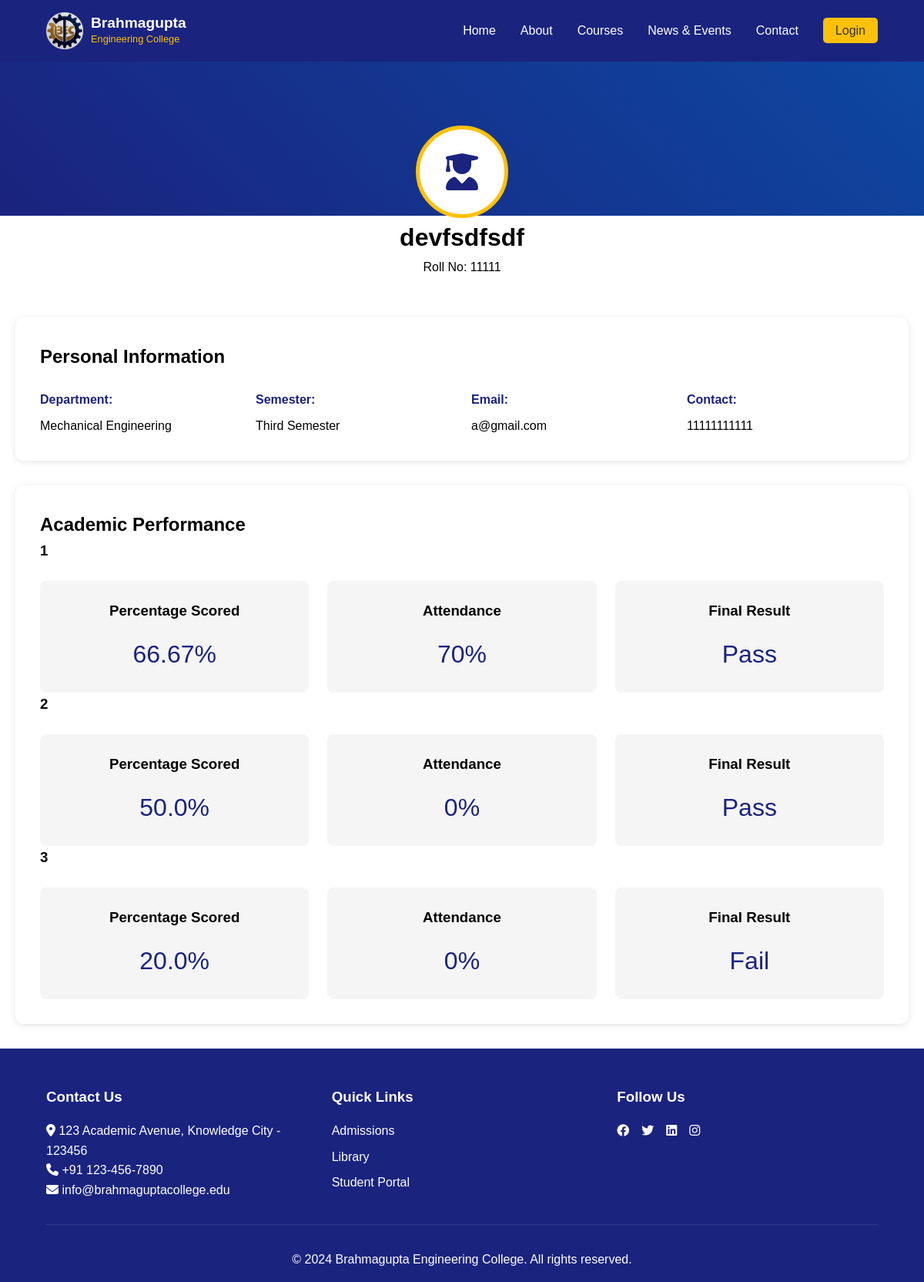
The app's page /studentprofile/2, older data.
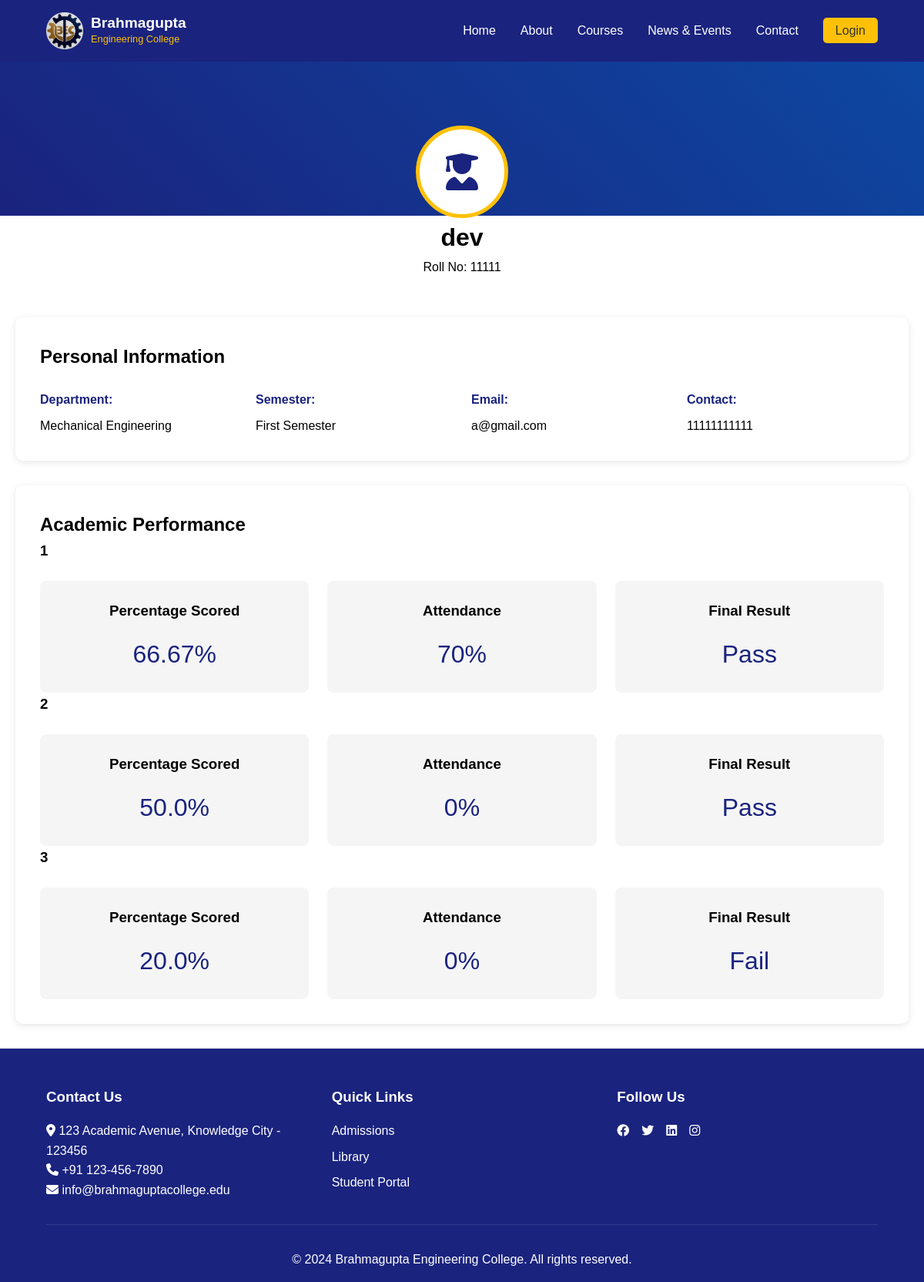
The same page, newer data.
### college/model.py (models this page shows, shortened)
class Student(db.Model):
    id = db.Column(db.Integer, primary_key=True)
    name = db.Column(db.String(100), nullable=False)
    roll = db.Column(db.Integer, nullable=False)
    email = db.Column(db.String(100), unique=True, nullable=False)
    phone = db.Column(db.Integer, nullable=False)
    semester = db.Column(db.Integer, db.ForeignKey('semester.id'), nullable=False)
    dob = db.Column(db.Date, nullable=False)
    gender = db.Column(db.String, nullable=False)
    department = db.Column(db.String, nullable=False)
    address = db.Column(db.String, nullable=False)

class Semester(db.Model):
    id = db.Column(db.Integer, primary_key=True)
    name = db.Column(db.String(100), nullable=False)
    students = db.relationship('Student', backref='semester_', lazy=True)

### college/student/route.py (the view)
@app.route("/studentprofile/<id>", methods = ["GET", "POST"])
def student_profile(id):
    student = Student.query.get(id)
    result = Result.query.filter_by(student_id=id).all()
    print(student)
    if not student:
        return "Student not found", 404
    return render_template("student-profile.html", student=student, id=id, results=result)

### college/student/templates/student-profile.html (shortened to what this page needs)
{%extends "base.html"%}
{%block head%}
    <link rel="stylesheet" href="{{url_for('basic.static', filename='css/main.css')}}">
    <link rel="stylesheet" href="https://cdnjs.cloudflare.com/ajax/libs/font-awesome/6.4.0/css/all.min.css">
    {%endblock%}
    {%block content%}
    <main class="profile-page student-profile">
        <div class="profile-header">
            <div class="profile-info">
                <div class="profile-avatar">
                    <i class="fas fa-user-graduate"></i>
                </div>
                <h1>{{student.name}}</h1>
                <p>Roll No: <span id="studentId">{{student.roll}}</span></p>
            </div>
        </div>
        <div class="profile-content">
            <div class="profile-section">
                <h2>Personal Information</h2>
                <div class="info-grid">
                    <div class="info-item">
                        <label>Department:</label>
                        <span>{{student.department}}</span>
                    </div>
                    <div class="info-item">
                        <label>Semester:</label>
                        <span>{{student.semester_.name}}</span>
                    </div>
                    <div class="info-item">
                        <label>Email:</label>
                        <span>{{student.email}}</span>
                    </div>
                    <div class="info-item">
                        <label>Contact:</label>
                        <span>{{student.phone}}</span>
                    </div>
                </div>
            </div>
            <div class="profile-section">
                <h2>Academic Performance</h2>
                {% for result in results %}
                <h3>{{ result.semester }}</h3>
                <div class="academics-grid">
                    <div class="academic-card">
                        <h3>Percentage Scored</h3>
                        <p class="grade">{{ (result.mark / result.outoff * 100) | round(2) }}%</p>
                    </div>
                    <div class="academic-card">
                        <h3>Attendance</h3>
                        <p class="percentage">{{result.attendance}}%</p>
                    </div>
                    <div class="academic-card">
                        <h3>Final Result</h3>
                        <p class="count">{{ 'Pass' if result.status else 'Fail' }}</p>
                    </div>
                </div>
                {%endfor%}
            </div>
        </div>
    </main>
{%endblock%}

Row changes from the older to the newer data that the page shows:
no longer on this page (row unchanged): Semester: semester_.name "Third Semester"
changed Student "Mechanical Engineering": name "devfsdfsdf" → "dev"
now on this page (row unchanged): Semester: semester_.name "First Semester"
